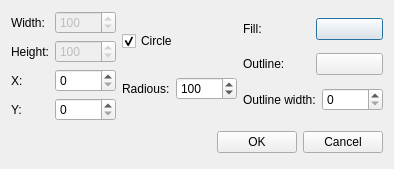
<?xml version="1.0" encoding="UTF-8"?>
<ui version="4.0">
 <class>ellipseSettingsDialog</class>
 <widget class="QDialog" name="ellipseSettingsDialog">
  <property name="geometry">
   <rect>
    <x>0</x>
    <y>0</y>
    <width>383</width>
    <height>165</height>
   </rect>
  </property>
  <property name="windowTitle">
   <string>Set ellipse settings</string>
  </property>
  <layout class="QGridLayout" name="gridLayout">
   <item row="0" column="0">
    <layout class="QHBoxLayout" name="horizontalLayout_10">
     <item>
      <layout class="QHBoxLayout" name="horizontalLayout_9">
       <item>
        <layout class="QVBoxLayout" name="verticalLayout_2">
         <item>
          <layout class="QHBoxLayout" name="horizontalLayout_7">
           <item>
            <widget class="QLabel" name="label">
             <property name="text">
              <string>Width:</string>
             </property>
            </widget>
           </item>
           <item>
            <widget class="QSpinBox" name="widthSpin">
             <property name="enabled">
              <bool>false</bool>
             </property>
             <property name="minimum">
              <number>1</number>
             </property>
             <property name="maximum">
              <number>99999</number>
             </property>
             <property name="value">
              <number>100</number>
             </property>
            </widget>
           </item>
          </layout>
         </item>
         <item>
          <layout class="QHBoxLayout" name="horizontalLayout_8">
           <item>
            <widget class="QLabel" name="label_2">
             <property name="text">
              <string>Height:</string>
             </property>
            </widget>
           </item>
           <item>
            <widget class="QSpinBox" name="heightSpin">
             <property name="enabled">
              <bool>false</bool>
             </property>
             <property name="minimum">
              <number>1</number>
             </property>
             <property name="maximum">
              <number>99999</number>
             </property>
             <property name="value">
              <number>100</number>
             </property>
            </widget>
           </item>
          </layout>
         </item>
         <item>
          <layout class="QHBoxLayout" name="horizontalLayout_5">
           <item>
            <widget class="QLabel" name="label_3">
             <property name="text">
              <string>X:</string>
             </property>
            </widget>
           </item>
           <item>
            <widget class="QSpinBox" name="xSpin">
             <property name="maximum">
              <number>99999</number>
             </property>
            </widget>
           </item>
          </layout>
         </item>
         <item>
          <layout class="QHBoxLayout" name="horizontalLayout_4">
           <item>
            <widget class="QLabel" name="label_4">
             <property name="text">
              <string>Y:</string>
             </property>
            </widget>
           </item>
           <item>
            <widget class="QSpinBox" name="ySpin">
             <property name="maximum">
              <number>99999</number>
             </property>
            </widget>
           </item>
          </layout>
         </item>
        </layout>
       </item>
       <item>
        <layout class="QVBoxLayout" name="verticalLayout">
         <item>
          <widget class="QCheckBox" name="circleCheck">
           <property name="text">
            <string>Circle</string>
           </property>
           <property name="checked">
            <bool>true</bool>
           </property>
          </widget>
         </item>
         <item>
          <layout class="QHBoxLayout" name="horizontalLayout_6">
           <item>
            <widget class="QLabel" name="label_5">
             <property name="text">
              <string>Radious:</string>
             </property>
            </widget>
           </item>
           <item>
            <widget class="QSpinBox" name="radiousSpin">
             <property name="minimum">
              <number>1</number>
             </property>
             <property name="maximum">
              <number>99999</number>
             </property>
             <property name="value">
              <number>100</number>
             </property>
            </widget>
           </item>
          </layout>
         </item>
        </layout>
       </item>
      </layout>
     </item>
     <item>
      <layout class="QVBoxLayout" name="verticalLayout_3">
       <item>
        <layout class="QHBoxLayout" name="horizontalLayout">
         <item>
          <widget class="QLabel" name="label_8">
           <property name="text">
            <string>Fill:</string>
           </property>
          </widget>
         </item>
         <item>
          <widget class="QPushButton" name="color">
           <property name="text">
            <string/>
           </property>
          </widget>
         </item>
        </layout>
       </item>
       <item>
        <layout class="QHBoxLayout" name="horizontalLayout_2">
         <item>
          <widget class="QLabel" name="label_7">
           <property name="text">
            <string>Outline:</string>
           </property>
          </widget>
         </item>
         <item>
          <widget class="QPushButton" name="outline">
           <property name="text">
            <string/>
           </property>
          </widget>
         </item>
        </layout>
       </item>
       <item>
        <layout class="QHBoxLayout" name="horizontalLayout_3">
         <item>
          <widget class="QLabel" name="label_6">
           <property name="text">
            <string>Outline width:</string>
           </property>
          </widget>
         </item>
         <item>
          <widget class="QSpinBox" name="outlineSpin">
           <property name="maximum">
            <number>99999</number>
           </property>
          </widget>
         </item>
        </layout>
       </item>
      </layout>
     </item>
    </layout>
   </item>
   <item row="1" column="0">
    <layout class="QHBoxLayout">
     <property name="spacing">
      <number>6</number>
     </property>
     <property name="leftMargin">
      <number>0</number>
     </property>
     <property name="topMargin">
      <number>0</number>
     </property>
     <property name="rightMargin">
      <number>0</number>
     </property>
     <property name="bottomMargin">
      <number>0</number>
     </property>
     <item>
      <spacer>
       <property name="orientation">
        <enum>Qt::Horizontal</enum>
       </property>
       <property name="sizeHint" stdset="0">
        <size>
         <width>131</width>
         <height>31</height>
        </size>
       </property>
      </spacer>
     </item>
     <item>
      <widget class="QPushButton" name="okButton">
       <property name="text">
        <string>OK</string>
       </property>
      </widget>
     </item>
     <item>
      <widget class="QPushButton" name="cancelButton">
       <property name="text">
        <string>Cancel</string>
       </property>
      </widget>
     </item>
    </layout>
   </item>
  </layout>
 </widget>
 <resources/>
 <connections>
  <connection>
   <sender>okButton</sender>
   <signal>clicked()</signal>
   <receiver>ellipseSettingsDialog</receiver>
   <slot>accept()</slot>
   <hints>
    <hint type="sourcelabel">
     <x>278</x>
     <y>253</y>
    </hint>
    <hint type="destinationlabel">
     <x>96</x>
     <y>254</y>
    </hint>
   </hints>
  </connection>
  <connection>
   <sender>cancelButton</sender>
   <signal>clicked()</signal>
   <receiver>ellipseSettingsDialog</receiver>
   <slot>reject()</slot>
   <hints>
    <hint type="sourcelabel">
     <x>369</x>
     <y>253</y>
    </hint>
    <hint type="destinationlabel">
     <x>179</x>
     <y>282</y>
    </hint>
   </hints>
  </connection>
 </connections>
</ui>
